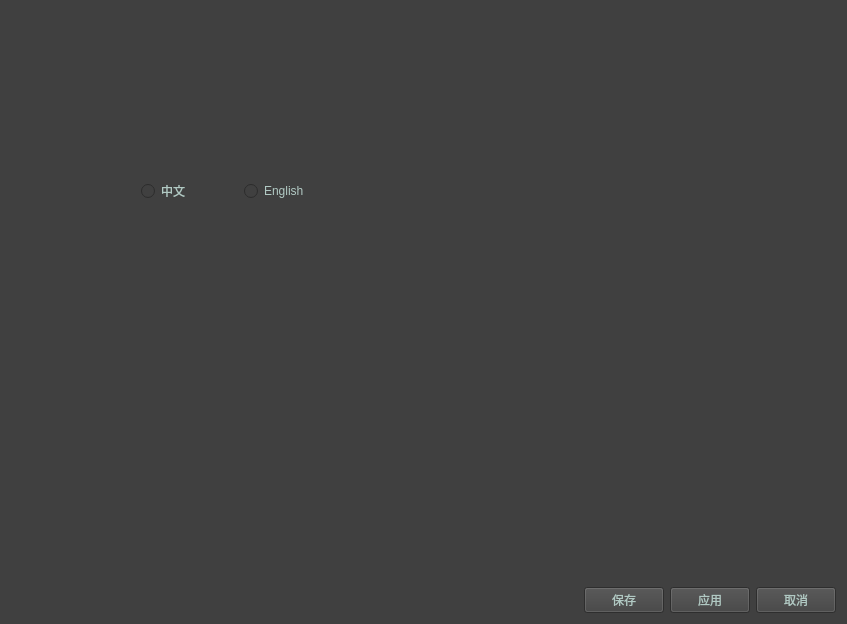
<?xml version="1.0" encoding="UTF-8"?>
<ui version="4.0">
 <class>ConfigClass</class>
 <widget class="QWidget" name="ConfigClass">
  <property name="geometry">
   <rect>
    <x>0</x>
    <y>0</y>
    <width>847</width>
    <height>624</height>
   </rect>
  </property>
  <property name="windowTitle">
   <string>ConfigItem</string>
  </property>
  <property name="styleSheet">
   <string notr="true">background-color: #404040;
color: #b1c9c3</string>
  </property>
  <layout class="QVBoxLayout" name="verticalLayout_2">
   <item>
    <widget class="QWidget" name="widget" native="true">
     <property name="sizePolicy">
      <sizepolicy hsizetype="Preferred" vsizetype="Expanding">
       <horstretch>0</horstretch>
       <verstretch>0</verstretch>
      </sizepolicy>
     </property>
     <widget class="QWidget" name="horizontalLayoutWidget_2">
      <property name="geometry">
       <rect>
        <x>130</x>
        <y>140</y>
        <width>200</width>
        <height>80</height>
       </rect>
      </property>
      <layout class="QHBoxLayout" name="horizontalLayout_2">
       <item>
        <widget class="QRadioButton" name="radioButton_2">
         <property name="text">
          <string>中文</string>
         </property>
        </widget>
       </item>
       <item>
        <widget class="QRadioButton" name="radioButton">
         <property name="text">
          <string>English</string>
         </property>
        </widget>
       </item>
      </layout>
     </widget>
    </widget>
   </item>
   <item>
    <layout class="QHBoxLayout" name="horizontalLayout">
     <item>
      <spacer name="horizontalSpacer">
       <property name="orientation">
        <enum>Qt::Orientation::Horizontal</enum>
       </property>
       <property name="sizeType">
        <enum>QSizePolicy::Policy::Expanding</enum>
       </property>
       <property name="sizeHint" stdset="0">
        <size>
         <width>40</width>
         <height>20</height>
        </size>
       </property>
      </spacer>
     </item>
     <item>
      <widget class="QPushButton" name="pushButton_2">
       <property name="text">
        <string>保存</string>
       </property>
      </widget>
     </item>
     <item>
      <widget class="QPushButton" name="pushButton_3">
       <property name="text">
        <string>应用</string>
       </property>
      </widget>
     </item>
     <item>
      <widget class="QPushButton" name="pushButton">
       <property name="text">
        <string>取消</string>
       </property>
      </widget>
     </item>
    </layout>
   </item>
  </layout>
 </widget>
 <resources/>
 <connections/>
</ui>
